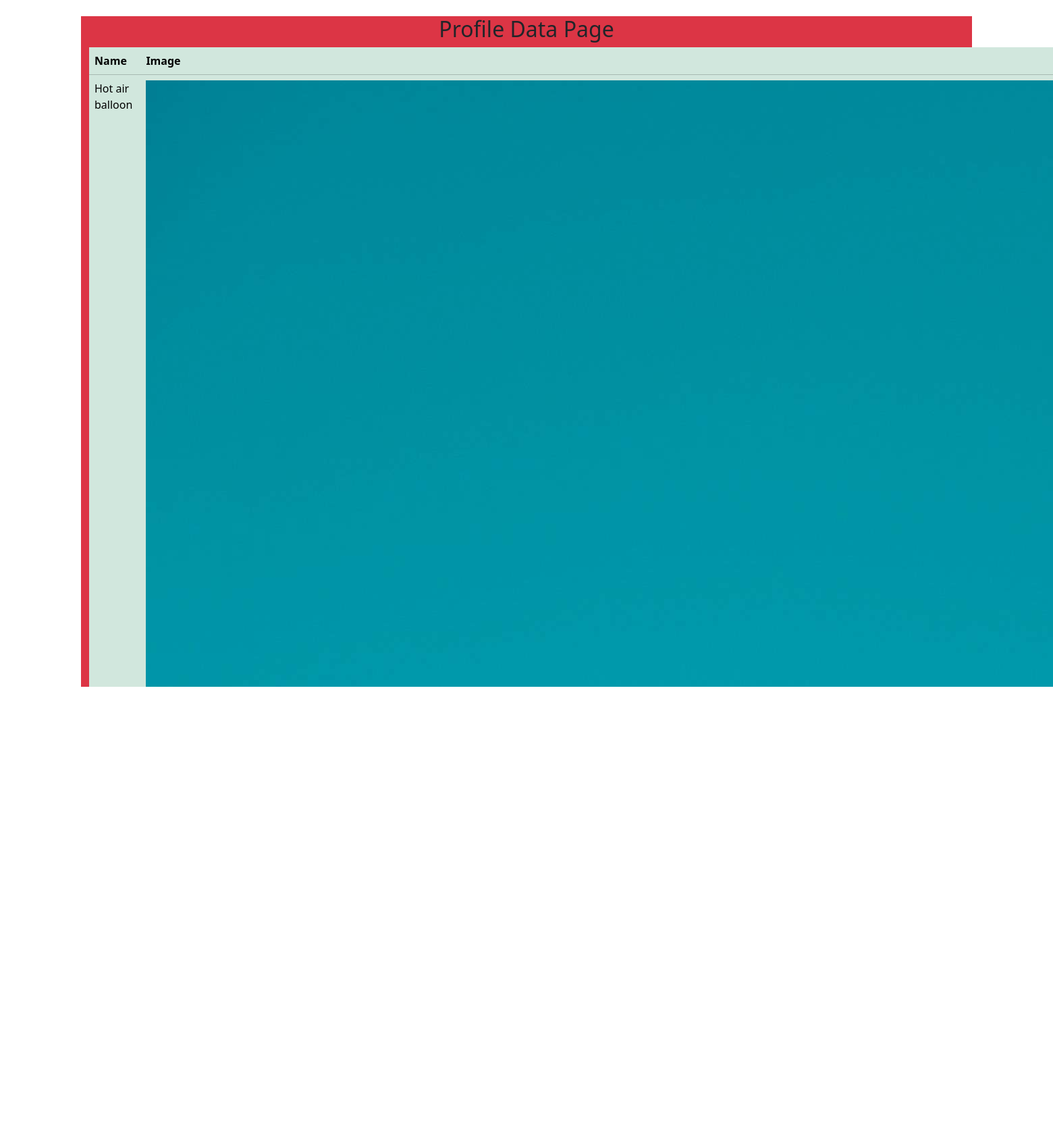
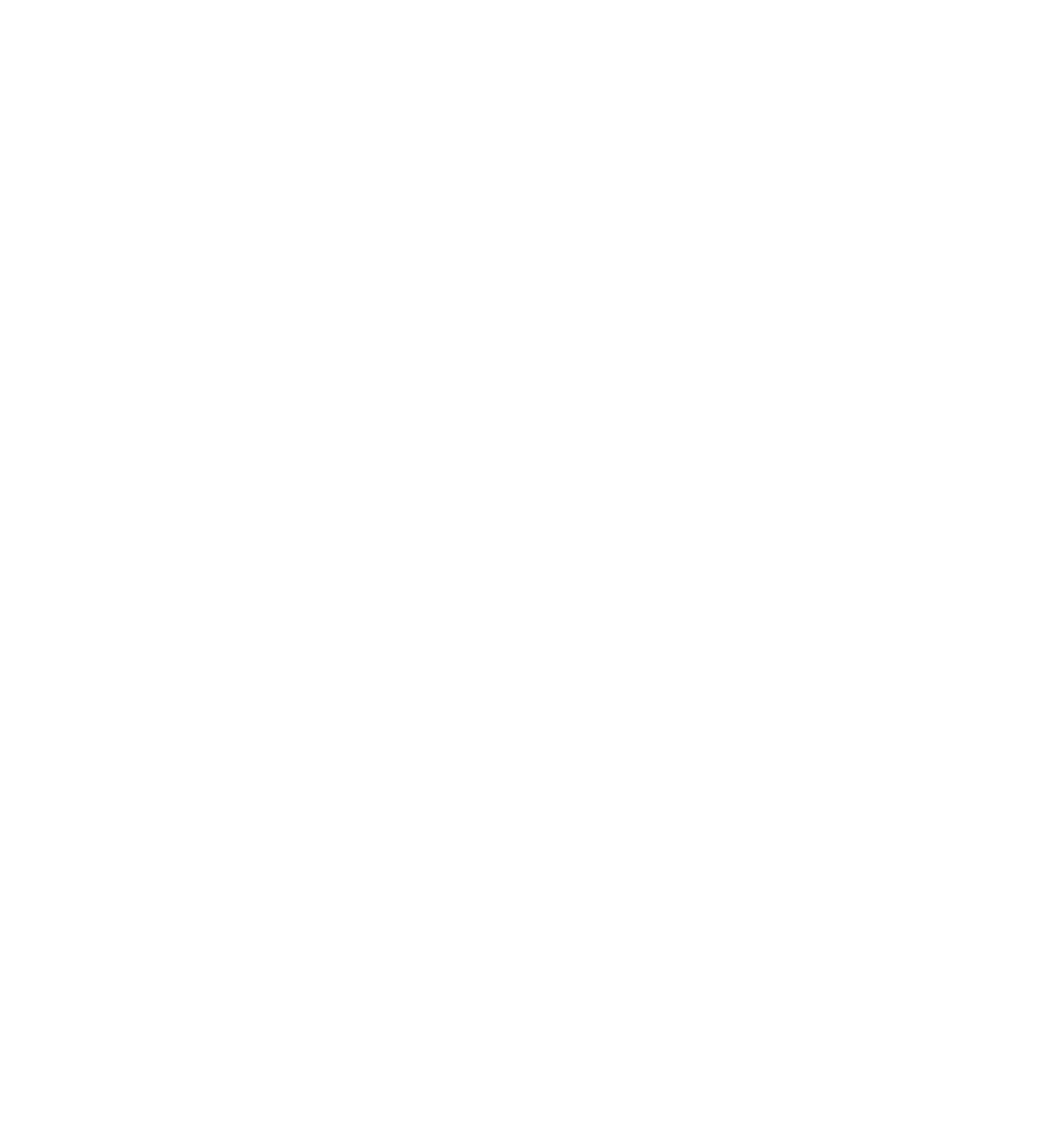
The app's page /data/ (upper part) with its own data (2 pictures, top to bottom).
### CrudApp/models.py (models this page shows)
class Profile(models.Model):
	name=models.CharField(max_length=30)
	image=models.ImageField(upload_to="profiles/")

### CrudApp/views.py (the view)
# urls.py: path('data/',views.data,name='data'),
def data(request):
	d=Profile.objects.all()
	return render(request,'data.html',{'data':d})

### CrudApp/templates/data.html (shortened to what this page needs)
{% load static %}
<!DOCTYPE html>
<html>
<head>
	<link rel="stylesheet" type="text/css" href="{% static 'css/bootstrap.min.css' %}">
</head>
<body>
	<div class="container mt-4 bg-danger">
		<h2 class="text-center">Profile Data Page</h2>
		<table class="table table-brodered table-success">
			<thead>
				<tr>
					<th>Name</th>
					<th>Image</th>
				</tr>
			</thead>
			<tbody>
				{%for i in data %}
					<tr>
						<td>{{i.name}}</td>
						<td><img src="{{i.image.url}}"></td>
					</tr>
				{% endfor %}
			</tbody>
		</table>
	</div>
</body>
</html>

### records on screen
Profile: name "Hot air balloon", image (picture)
